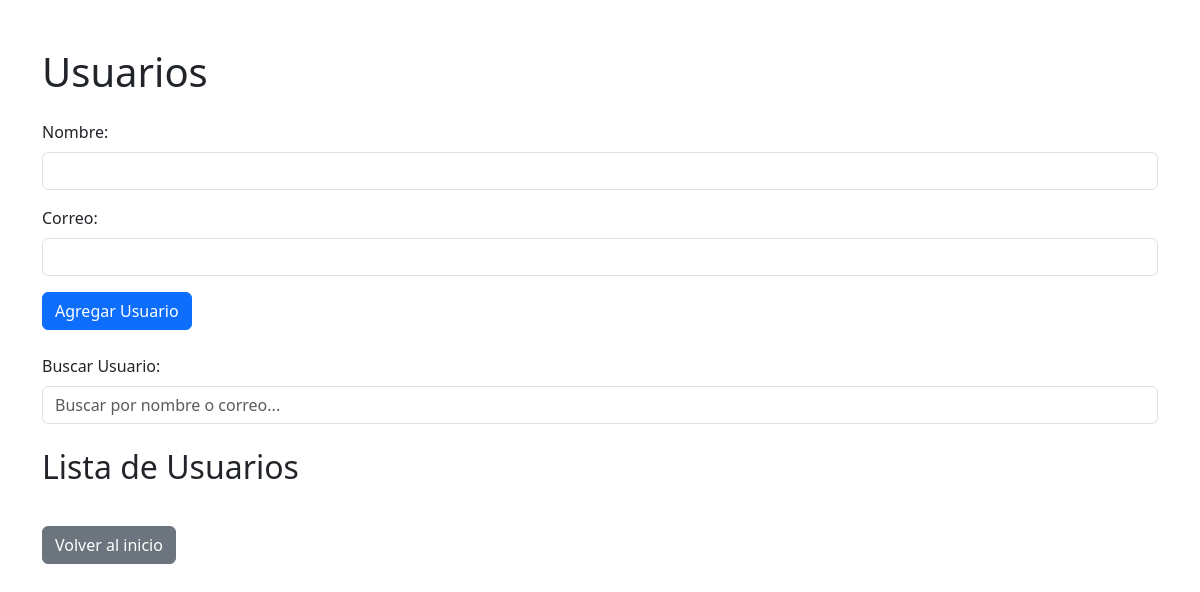
The page /usuarios on the database as committed earlier.
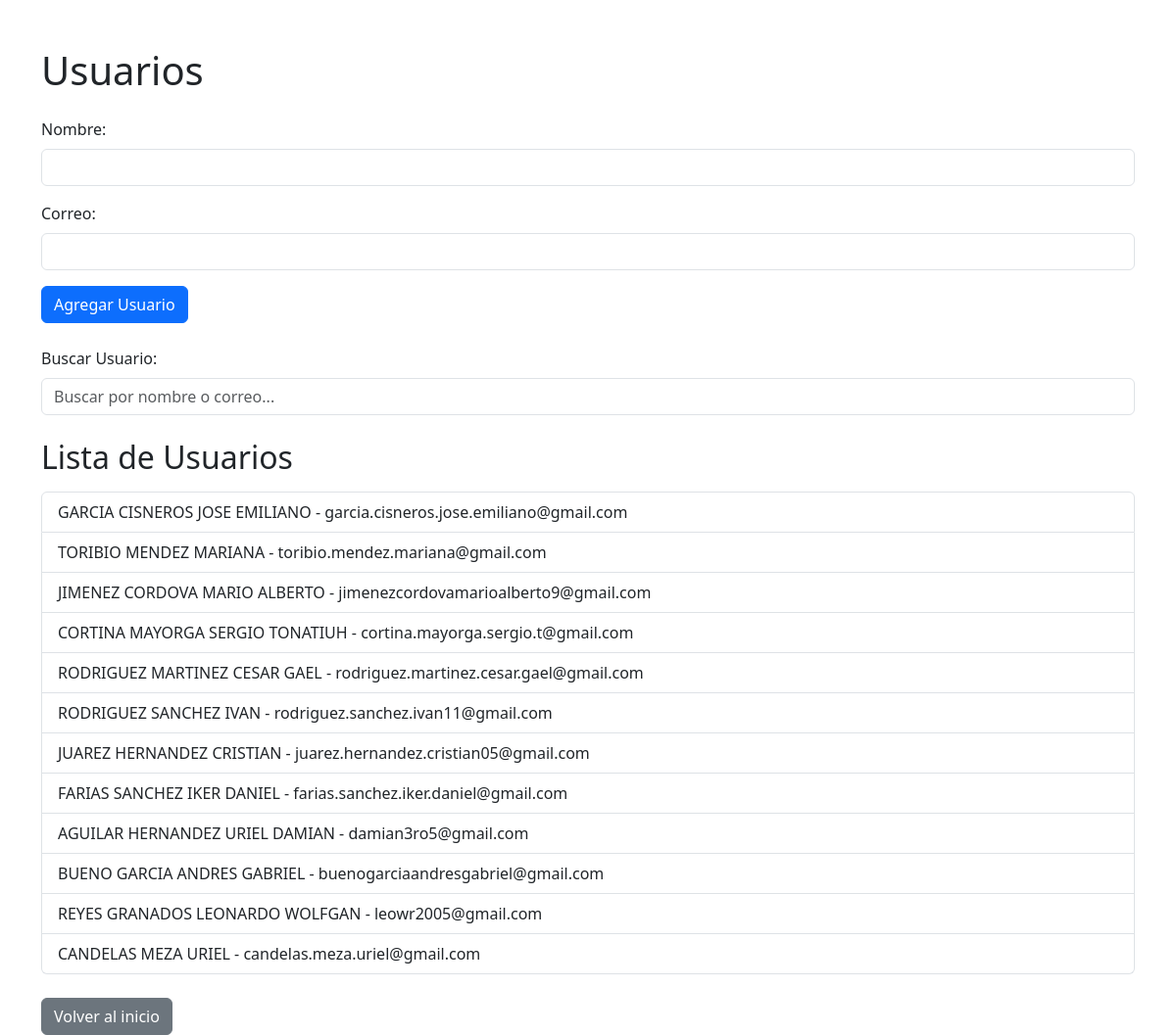
The same page on the database as committed later.
### app.py (models this page shows)
class Usuario(db.Model):
    id = db.Column(db.Integer, primary_key=True)
    nombre = db.Column(db.String(100), nullable=False)
    correo = db.Column(db.String(100), unique=True, nullable=False)
    boletos = db.relationship('Boleto', backref='usuario', lazy=True)

### app.py (the view, shortened to what this page needs)
@app.route('/usuarios', methods=['GET', 'POST'])
def usuarios():
    usuarios = Usuario.query.all()
    return render_template('usuarios.html', usuarios=usuarios)

### templates/usuarios.html (shortened to what this page needs)
<!DOCTYPE html>
<html lang="es">
  <head>
    <link
      href="https://cdn.jsdelivr.net/npm/bootstrap@5.3.0-alpha1/dist/css/bootstrap.min.css"
      rel="stylesheet"
    />
  </head>
  <body>
    <div class="container mt-5">
      <h1 class="mb-4">Usuarios</h1>
      <form method="POST" class="mb-4">
        <div class="mb-3">
          <label for="nombre" class="form-label">Nombre:</label>
          <input
            type="text"
            name="nombre"
            id="nombre"
            class="form-control"
            required
          />
        </div>
        <div class="mb-3">
          <label for="correo" class="form-label">Correo:</label>
          <input
            type="email"
            name="correo"
            id="correo"
            class="form-control"
            required
          />
        </div>
        <button type="submit" class="btn btn-primary">Agregar Usuario</button>
      </form>
      <div class="mb-4">
        <label for="buscar" class="form-label">Buscar Usuario:</label>
        <input
          type="text"
          id="buscar"
          class="form-control"
          placeholder="Buscar por nombre o correo..."
        />
      </div>
      <h2 class="mb-3">Lista de Usuarios</h2>
      <ul class="list-group" id="lista-usuarios">
        {% for usuario in usuarios %}
        <li class="list-group-item">
          {{ usuario.nombre }} - {{ usuario.correo }}
        </li>
        {% endfor %}
      </ul>
      <a href="/" class="btn btn-secondary mt-4">Volver al inicio</a>
    </div>
  </body>
</html>

Rows that differ between the two databases and show on the page:
added Usuario: nombre "GARCIA CISNEROS JOSE EMILIANO", correo "garcia.cisneros.jose.emiliano@gmail.com"
added Usuario: nombre "TORIBIO MENDEZ MARIANA", correo "toribio.mendez.mariana@gmail.com"
added Usuario: nombre "JIMENEZ CORDOVA MARIO ALBERTO", correo "jimenezcordovamarioalberto9@gmail.com"
added Usuario: nombre "CORTINA MAYORGA SERGIO TONATIUH", correo "cortina.mayorga.sergio.t@gmail.com"
added Usuario: nombre "RODRIGUEZ MARTINEZ CESAR GAEL", correo "rodriguez.martinez.cesar.gael@gmail.com"
added Usuario: nombre "RODRIGUEZ SANCHEZ IVAN", correo "rodriguez.sanchez.ivan11@gmail.com"
added Usuario: nombre "JUAREZ HERNANDEZ CRISTIAN", correo "juarez.hernandez.cristian05@gmail.com"
added Usuario: nombre "FARIAS SANCHEZ IKER DANIEL", correo "farias.sanchez.iker.daniel@gmail.com"
added Usuario: nombre "AGUILAR HERNANDEZ URIEL DAMIAN", correo "damian3ro5@gmail.com"
added Usuario: nombre "BUENO GARCIA ANDRES GABRIEL", correo "buenogarciaandresgabriel@gmail.com"
added Usuario: nombre "REYES GRANADOS LEONARDO WOLFGAN", correo "leowr2005@gmail.com"
added Usuario: nombre "CANDELAS MEZA URIEL", correo "candelas.meza.uriel@gmail.com"
